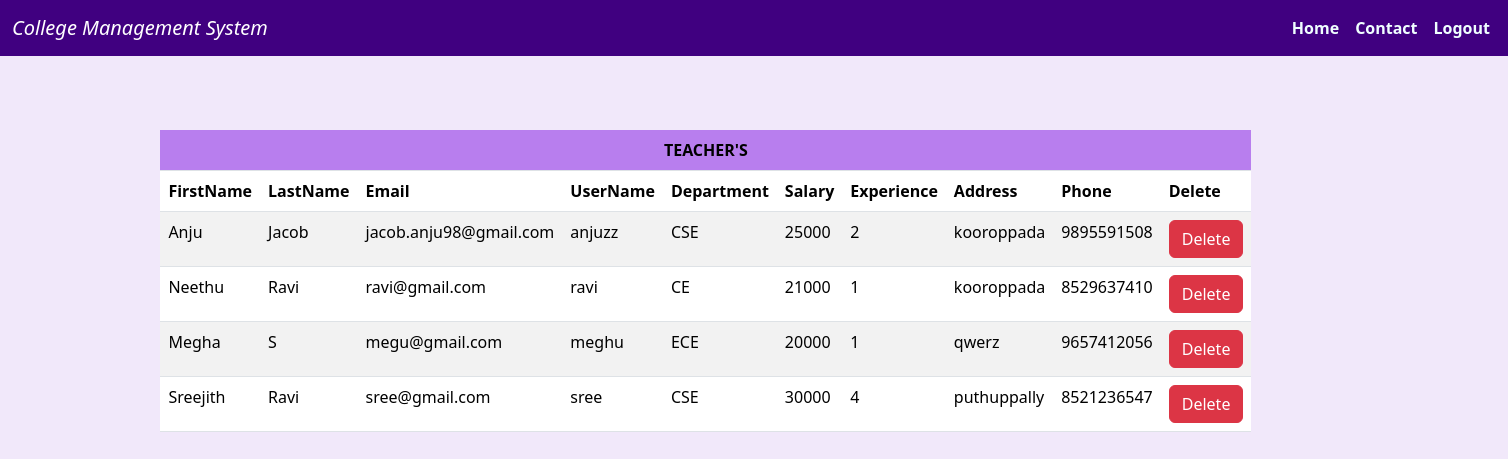
The page /admin_viewteacher on the database its author committed.
### clgdbapp/models.py (models this page shows)
class teacher(models.Model):
    teacher_id =models.ForeignKey(User, on_delete=models.CASCADE)
    dept_id =models.ForeignKey(department, on_delete=models.CASCADE)
    address = models.CharField(max_length=20)
    phone = models.IntegerField()
    salary = models.IntegerField()
    experience = models.IntegerField()

class User(AbstractUser):
    usertype = models.CharField(max_length=20)

class department(models.Model):
    dept_name = models.CharField(max_length=20)

### clgdbapp/views.py (the view)
# urls.py: path("admin_viewteacher", views.admin_viewteacher, name="admin_viewteacher"),
def admin_viewteacher(request):
    view = teacher.objects.select_related('teacher_id','dept_id').all()
    return render(request,'admin_viewteacher.html',{'views':view})

### clgdbapp/templates/admin_viewteacher.html
{% extends 'main.html' %}
{% load static %}
{% block content1 %}
<div class="container-fluid mt-3">
    <table class="table table-striped" style="width: 70%; margin-left: 10%; margin-top: 5%;">
        <thead >
          <th colspan="10" style="text-align: center;background-color: rgb(184, 126, 238);">TEACHER'S</th>
          <tr>
            <th>FirstName</th>
            <th>LastName</th>
            <th>Email</th>
            <th>UserName</th>
            <th>Department</th>
            <th>Salary</th>
            <th>Experience</th>
            <th>Address</th>
            <th>Phone</th>
            <th>Delete</th>
          </tr>
        </thead>
        <tbody>
          {% for i in views %}
            <tr>
                <td>{{ i.teacher_id.first_name }}</td>
                <td>{{ i.teacher_id.last_name }}</td>
                <td>{{ i.teacher_id.email }}</td>
                <td>{{ i.teacher_id.username }}</td>
                <td>{{ i.dept_id.dept_name }}</td>
                <td>{{ i.salary }}</td>
                <td>{{ i.experience }}</td>
                <td>{{ i.address }}</td>
                <td>{{ i.phone }}</td>
                <td>
                  <button class="btn btn-danger"><a href="del_teacher/{{ i.id }}"
                    style="text-decoration: none; color: white;">Delete</a></button></td>
            </tr>
            {% endfor %}
        </tbody>
      </table>
</div>
{% endblock content1 %}

### clgdbapp/templates/main.html (shortened to what this page needs)
<!DOCTYPE html>
<html lang="en">
<head>
    <link href="https://cdn.jsdelivr.net/npm/bootstrap@5.3.2/dist/css/bootstrap.min.css" rel="stylesheet">
</head>
<body>
    <nav class="navbar navbar-expand-sm navbar-dark " style="background-color: rgb(64, 0, 128);">
        <div class="container-fluid">
          <a class="navbar-brand" href="javascript:void(0)"><i>College Management System</i></a>
          <div class="collapse navbar-collapse" id="mynavbar" >
            <ul class="navbar-nav me-auto" style="margin-left: 1000px;" >
              <li class="nav-item" >
                <a class="nav-link" href="javascript:void(0)"><b style="color: azure;">Home</b></a>
              </li>
              <li class="nav-item">
                <a class="nav-link" href="javascript:void(0)"><b style="color: azure;">Contact</b></a>
              </li>
              <li class="nav-item">
                <a class="nav-link" href="Logouts"><b style="color: azure;">Logout</b></a>
              </li>
            </ul>
          </div>
        </div>
      </nav>
      {% block content1 %}
    {% endblock content1 %}
</body>
</html>

### clgdbapp/templates/main.html (style rules this page uses)
body { background-color: rgb(241, 232, 250); }

### rows shown on the page
teacher: teacher_id.first_name "Anju", teacher_id.last_name "Jacob", teacher_id.email "jacob.anju98@gmail.com", teacher_id.username "anjuzz", dept_id.dept_name "CSE", salary "25000", experience "2", address "kooroppada", phone "9895591508"
teacher: teacher_id.first_name "Neethu", teacher_id.last_name "Ravi", teacher_id.email "ravi@gmail.com", teacher_id.username "ravi", dept_id.dept_name "CE", salary "21000", experience "1", address "kooroppada", phone "8529637410"
teacher: teacher_id.first_name "Megha", teacher_id.last_name "S", teacher_id.email "megu@gmail.com", teacher_id.username "meghu", dept_id.dept_name "ECE", salary "20000", experience "1", address "qwerz", phone "9657412056"
teacher: teacher_id.first_name "Sreejith", teacher_id.last_name "Ravi", teacher_id.email "sree@gmail.com", teacher_id.username "sree", dept_id.dept_name "CSE", salary "30000", experience "4", address "puthuppally", phone "8521236547"
